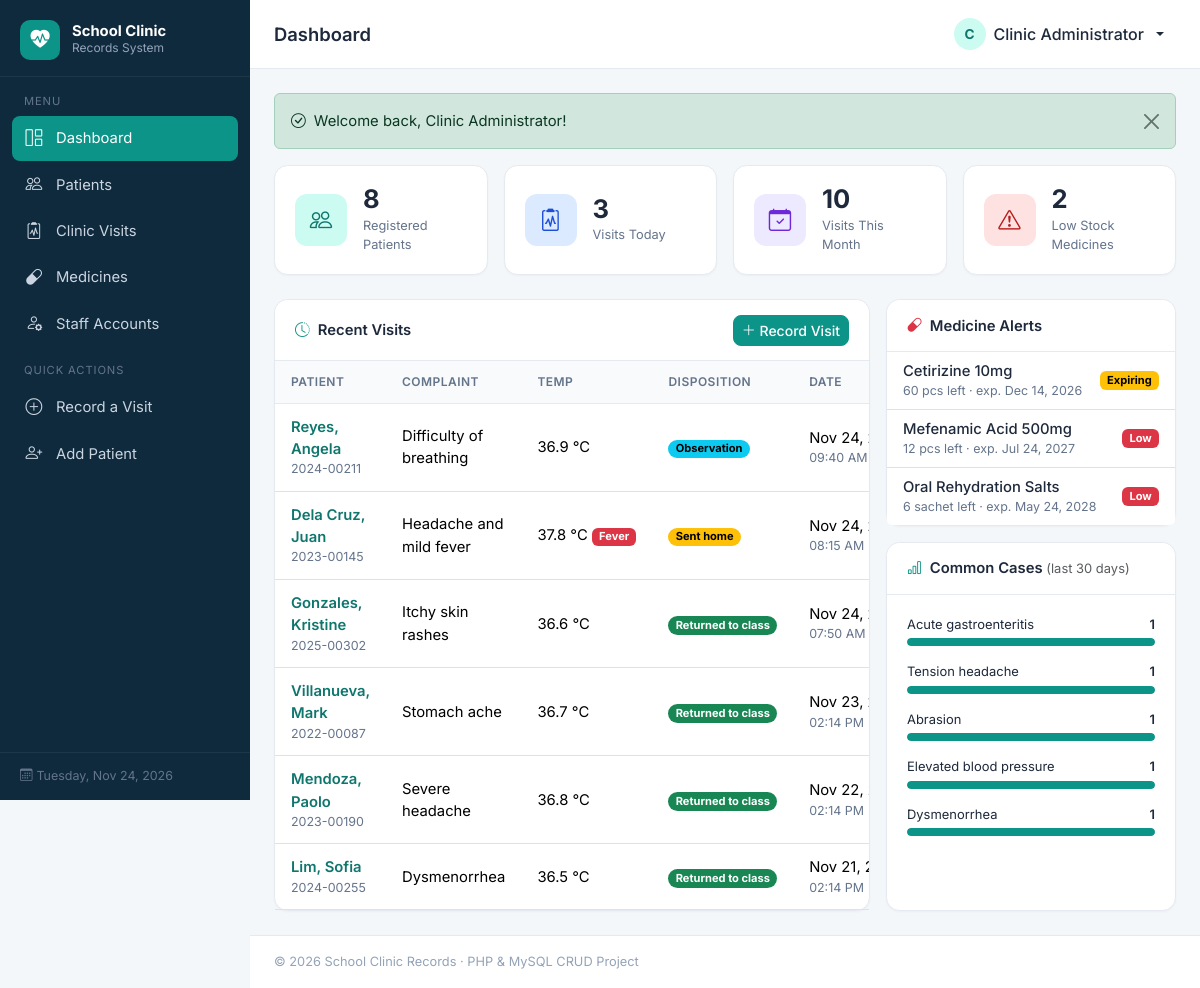
/dashboard.php (signed in), run on the app's committed database.
### tables this page shows
CREATE TABLE visits (
    id             INT UNSIGNED AUTO_INCREMENT PRIMARY KEY,
    patient_id     INT UNSIGNED NOT NULL,
    visit_date     DATETIME NOT NULL,
    complaint      VARCHAR(255) NOT NULL,
    temperature    DECIMAL(4,1) NULL COMMENT 'Celsius',
    blood_pressure VARCHAR(10)  NULL COMMENT 'e.g. 120/80',
    pulse_rate     SMALLINT UNSIGNED NULL COMMENT 'beats per minute',
    diagnosis      VARCHAR(255) NULL,
    treatment      TEXT NULL,
    disposition    ENUM('Returned to class','Observation','Sent home','Referred to hospital')
                   NOT NULL DEFAULT 'Returned to class',
    attended_by    INT UNSIGNED NULL,
    notes          TEXT NULL,
    created_at     TIMESTAMP NOT NULL DEFAULT CURRENT_TIMESTAMP,
    INDEX idx_visit_date (visit_date),
    CONSTRAINT fk_visit_patient FOREIGN KEY (patient_id)
        REFERENCES patients(id) ON DELETE CASCADE ON UPDATE CASCADE,
    CONSTRAINT fk_visit_user FOREIGN KEY (attended_by)
        REFERENCES users(id) ON DELETE SET NULL ON UPDATE CASCADE
);

CREATE TABLE patients (
    id                 INT UNSIGNED AUTO_INCREMENT PRIMARY KEY,
    id_number          VARCHAR(30)  NOT NULL UNIQUE COMMENT 'Student / employee ID',
    first_name         VARCHAR(60)  NOT NULL,
    last_name          VARCHAR(60)  NOT NULL,
    patient_type       ENUM('Student','Faculty','Staff') NOT NULL DEFAULT 'Student',
    course_grade       VARCHAR(60)  NULL COMMENT 'Course/year or department',
    section            VARCHAR(30)  NULL,
    sex                ENUM('Male','Female') NOT NULL,
    birthdate          DATE         NULL,
    contact_no         VARCHAR(20)  NULL,
    guardian_name      VARCHAR(100) NULL,
    guardian_contact   VARCHAR(20)  NULL,
    blood_type         ENUM('A+','A-','B+','B-','AB+','AB-','O+','O-','Unknown') NOT NULL DEFAULT 'Unknown',
    allergies          TEXT NULL,
    medical_conditions TEXT NULL,
    created_at         TIMESTAMP NOT NULL DEFAULT CURRENT_TIMESTAMP,
    updated_at         TIMESTAMP NOT NULL DEFAULT CURRENT_TIMESTAMP ON UPDATE CURRENT_TIMESTAMP,
    INDEX idx_patient_name (last_name, first_name)
);

CREATE TABLE medicines (
    id            INT UNSIGNED AUTO_INCREMENT PRIMARY KEY,
    name          VARCHAR(100) NOT NULL,
    dosage_form   VARCHAR(50)  NOT NULL COMMENT 'Tablet, Capsule, Syrup ...',
    unit          VARCHAR(20)  NOT NULL DEFAULT 'pcs',
    stock_qty     INT UNSIGNED NOT NULL DEFAULT 0,
    reorder_level INT UNSIGNED NOT NULL DEFAULT 10,
    expiry_date   DATE NULL,
    created_at    TIMESTAMP NOT NULL DEFAULT CURRENT_TIMESTAMP
);

### dashboard.php (the view, shortened to what this page needs)
<?php
$pageTitle = 'Dashboard';
$activeNav = 'dashboard';
require_once __DIR__ . '/includes/header.php';
function scalar(mysqli $conn, string $sql): int
{
    return (int) $conn->query($sql)->fetch_row()[0];
}
$totalPatients = scalar($conn, 'SELECT COUNT(*) FROM patients');
$visitsToday   = scalar($conn, 'SELECT COUNT(*) FROM visits WHERE DATE(visit_date) = CURDATE()');
$visitsMonth   = scalar($conn, "SELECT COUNT(*) FROM visits WHERE visit_date >= DATE_FORMAT(CURDATE(), '%Y-%m-01')");
$lowStockCount = scalar($conn, 'SELECT COUNT(*) FROM medicines WHERE stock_qty <= reorder_level');
$recentVisits = $conn->query(
    "SELECT v.id, v.visit_date, v.complaint, v.temperature, v.disposition,
            p.id AS patient_id, p.first_name, p.last_name, p.id_number
       FROM visits v
       JOIN patients p ON p.id = v.patient_id
   ORDER BY v.visit_date DESC
      LIMIT 6"
)->fetch_all(MYSQLI_ASSOC);
$medAlerts = $conn->query(
    "SELECT id, name, stock_qty, reorder_level, unit, expiry_date,
            (stock_qty <= reorder_level) AS is_low,
            (expiry_date IS NOT NULL AND expiry_date <= DATE_ADD(CURDATE(), INTERVAL 30 DAY)) AS is_expiring
       FROM medicines
      WHERE stock_qty <= reorder_level
         OR (expiry_date IS NOT NULL AND expiry_date <= DATE_ADD(CURDATE(), INTERVAL 30 DAY))
   ORDER BY expiry_date ASC"
)->fetch_all(MYSQLI_ASSOC);
$topComplaints = $conn->query(
    "SELECT COALESCE(NULLIF(diagnosis, ''), complaint) AS label, COUNT(*) AS total
       FROM visits
      WHERE visit_date >= DATE_SUB(CURDATE(), INTERVAL 30 DAY)
   GROUP BY label
   ORDER BY total DESC
      LIMIT 5"
)->fetch_all(MYSQLI_ASSOC);
$maxComplaint = $topComplaints ? max(array_column($topComplaints, 'total')) : 1;
$stats = [
    ['Registered Patients', $totalPatients, 'people',            'bg-soft-teal',   'patients/index.php'],
    ['Visits Today',        $visitsToday,   'clipboard2-pulse',  'bg-soft-blue',   'visits/index.php?from=' . date('Y-m-d') . '&to=' . date('Y-m-d')],
    ['Visits This Month',   $visitsMonth,   'calendar-check',    'bg-soft-purple', 'visits/index.php?from=' . date('Y-m-01')],
    ['Low Stock Medicines', $lowStockCount, 'exclamation-triangle', $lowStockCount ? 'bg-soft-red' : 'bg-soft-amber', 'medicines/index.php?filter=low'],
];
?>
<div class="row g-3 mb-4">
    <?php foreach ($stats as [$label, $value, $icon, $color, $link]): ?>
        <div class="col-6 col-xl-3">
            <a href="<?= url($link) ?>" class="text-decoration-none text-reset">
                <div class="card h-100">
                    <div class="card-body stat-card">
                        <div class="stat-icon <?= $color ?>"><i class="bi bi-<?= $icon ?>"></i></div>
                        <div>
                            <div class="stat-value"><?= $value ?></div>
                            <div class="stat-label"><?= e($label) ?></div>
                        </div>
                    </div>
                </div>
            </a>
        </div>
    <?php endforeach; ?>
</div>
<div class="row g-3">
    <div class="col-lg-8">
        <div class="card h-100">
            <div class="card-header d-flex align-items-center">
                <span><i class="bi bi-clock-history me-2 text-primary"></i>Recent Visits</span>
                <a href="<?= url('visits/create.php') ?>" class="btn btn-sm btn-primary ms-auto">
                    <i class="bi bi-plus-lg"></i> Record Visit
                </a>
            </div>
            <div class="table-responsive">
                <table class="table table-hover">
                    <thead>
                    <tr><th>Patient</th><th>Complaint</th><th>Temp</th><th>Disposition</th><th>Date</th></tr>
                    </thead>
                    <tbody>
                    <?php foreach ($recentVisits as $v): ?>
                        <tr>
                            <td>
                                <a href="<?= url('visits/view.php?id=' . $v['id']) ?>" class="fw-semibold text-decoration-none">
                                    <?= e($v['last_name'] . ', ' . $v['first_name']) ?>
                                </a>
                                <div class="cell-sub"><?= e($v['id_number']) ?></div>
                            </td>
                            <td><?= e($v['complaint']) ?></td>
                            <td class="text-nowrap"><?= temp_display($v['temperature']) ?></td>
                            <td><?= disposition_badge($v['disposition']) ?></td>
                            <td class="text-nowrap">
                                <?= fmt_date($v['visit_date']) ?>
                                <div class="cell-sub"><?= fmt_date($v['visit_date'], 'h:i A') ?></div>
                            </td>
                        </tr>
                    <?php endforeach; ?>
                    </tbody>
                </table>
            </div>
        </div>
    </div>
    <div class="col-lg-4 d-flex flex-column gap-3">
        <div class="card">
            <div class="card-header"><i class="bi bi-capsule me-2 text-danger"></i>Medicine Alerts</div>
            <ul class="list-group list-group-flush">
                <?php foreach ($medAlerts as $m): ?>
                    <li class="list-group-item d-flex align-items-center gap-2">
                        <div class="flex-grow-1">
                            <a href="<?= url('medicines/edit.php?id=' . $m['id']) ?>" class="fw-medium text-decoration-none text-reset">
                                <?= e($m['name']) ?>
                            </a>
                            <div class="cell-sub">
                                <?= (int) $m['stock_qty'] ?> <?= e($m['unit']) ?> left
                                &middot; exp. <?= fmt_date($m['expiry_date']) ?>
                            </div>
                        </div>
                        <?php if ($m['is_low']): ?><span class="badge text-bg-danger">Low</span><?php endif; ?>
                        <?php if ($m['is_expiring']): ?>
                            <span class="badge text-bg-warning">
                                <?= strtotime($m['expiry_date']) < strtotime('today') ? 'Expired' : 'Expiring' ?>
                            </span>
                        <?php endif; ?>
                    </li>
                <?php endforeach; ?>
            </ul>
        </div>
        <div class="card flex-grow-1">
            <div class="card-header"><i class="bi bi-bar-chart me-2 text-primary"></i>Common Cases <span class="text-muted fw-normal small">(last 30 days)</span></div>
            <div class="card-body">
                <?php foreach ($topComplaints as $c): ?>
                    <div class="mb-3">
                        <div class="d-flex justify-content-between small mb-1">
                            <span><?= e($c['label']) ?></span>
                            <span class="fw-semibold"><?= (int) $c['total'] ?></span>
                        </div>
                        <div class="bar-track">
                            <div class="bar-fill" style="width: <?= round($c['total'] / $maxComplaint * 100) ?>%"></div>
                        </div>
                    </div>
                <?php endforeach; ?>
            </div>
        </div>
    </div>
</div>
<?php require_once __DIR__ . '/includes/footer.php'; ?>

### includes/header.php (shortened to what this page needs)
<?php
require_once __DIR__ . '/functions.php';
$pageTitle = $pageTitle ?? 'Dashboard';
$activeNav = $activeNav ?? '';
$user      = current_user();
?>
<!DOCTYPE html>
<html lang="en">
<head>
    <link href="https://cdn.jsdelivr.net/npm/bootstrap@5.3.3/dist/css/bootstrap.min.css" rel="stylesheet">
    <link href="https://cdn.jsdelivr.net/npm/bootstrap-icons@1.11.3/font/bootstrap-icons.min.css" rel="stylesheet">
    <link href="<?= url('assets/css/style.css') ?>" rel="stylesheet">
</head>
<body>
<div class="app-wrapper">
    <?php require __DIR__ . '/sidebar.php'; ?>
    <div class="app-main">
        <header class="app-topbar d-print-none">
            <h1 class="app-topbar-title"><?= e($pageTitle) ?></h1>
            <div class="dropdown ms-auto">
                <button class="btn btn-user dropdown-toggle" data-bs-toggle="dropdown">
                    <span class="avatar"><?= e(strtoupper(substr($user['full_name'], 0, 1))) ?></span>
                    <span class="d-none d-sm-inline"><?= e($user['full_name']) ?></span>
                </button>
            </div>
        </header>
        <main class="app-content">
            <?php render_flash(); ?>

### includes/sidebar.php (shortened to what this page needs)
<?php
$navItems = [
    ['dashboard', 'Dashboard',     'grid-1x2',          'dashboard.php',        false],
    ['patients',  'Patients',      'people',            'patients/index.php',   false],
    ['visits',    'Clinic Visits', 'clipboard2-pulse',  'visits/index.php',     false],
    ['medicines', 'Medicines',     'capsule',           'medicines/index.php',  false],
    ['users',     'Staff Accounts','person-gear',       'users/index.php',      true],
];
?>
<aside class="offcanvas-lg offcanvas-start app-sidebar d-print-none" tabindex="-1" id="sidebar">
    <div class="sidebar-brand">
        <span class="brand-icon"><i class="bi bi-heart-pulse-fill"></i></span>
        <div>
            <div class="brand-name">School Clinic</div>
            <div class="brand-sub">Records System</div>
        </div>
    </div>
    <nav class="sidebar-nav">
        <div class="nav-label">Menu</div>
        <?php foreach ($navItems as [$key, $label, $icon, $path, $adminOnly]): ?>
            <a href="<?= url($path) ?>" class="sidebar-link <?= $activeNav === $key ? 'active' : '' ?>">
                <i class="bi bi-<?= $icon ?>"></i><span><?= e($label) ?></span>
            </a>
        <?php endforeach; ?>
        <div class="nav-label mt-3">Quick actions</div>
        <a href="<?= url('visits/create.php') ?>" class="sidebar-link">
            <i class="bi bi-plus-circle"></i><span>Record a Visit</span>
        </a>
        <a href="<?= url('patients/create.php') ?>" class="sidebar-link">
            <i class="bi bi-person-plus"></i><span>Add Patient</span>
        </a>
    </nav>
    <div class="sidebar-footer">
        <i class="bi bi-calendar3 me-1"></i><?= date('l, M d, Y') ?>
    </div>
</aside>

### includes/functions.php (shortened to what this page needs)
<?php
function e($value): string
{
    return htmlspecialchars((string) ($value ?? ''), ENT_QUOTES, 'UTF-8');
}
function url(string $path = ''): string
{
    return BASE_URL . '/' . ltrim($path, '/');
}
function render_flash(): void
{
    $icons = ['success' => 'check-circle', 'danger' => 'exclamation-octagon',
              'warning' => 'exclamation-triangle', 'info' => 'info-circle'];
    foreach ($_SESSION['flash'] as $f) {
        $icon = $icons[$f['type']] ?? 'info-circle';
        echo '<div class="alert alert-' . e($f['type']) . ' alert-dismissible fade show d-flex align-items-center gap-2" role="alert">'
           . '<i class="bi bi-' . $icon . '"></i><div>' . e($f['message']) . '</div>'
           . '<button type="button" class="btn-close" data-bs-dismiss="alert"></button></div>';
    }
}
function current_user(): ?array
{
    return $_SESSION['user'] ?? null;
}
function fmt_date(?string $date, string $format = 'M d, Y'): string
{
    return $date ? date($format, strtotime($date)) : '—';
}
function disposition_badge(string $disposition): string
{
    $map = [
        'Returned to class'    => 'success',
        'Observation'          => 'info',
        'Sent home'            => 'warning',
        'Referred to hospital' => 'danger',
    ];
    $color = $map[$disposition] ?? 'secondary';
    return '<span class="badge rounded-pill text-bg-' . $color . '">' . e($disposition) . '</span>';
}
function temp_display($temp): string
{
    $html = e(number_format((float) $temp, 1)) . ' &deg;C';
    if ((float) $temp >= 37.5) {
        $html .= ' <span class="badge text-bg-danger">Fever</span>';
    }
    return $html;
}

### includes/footer.php (shortened to what this page needs)
        </main>
        <footer class="app-footer d-print-none">
            &copy; <?= date('Y') ?> <?= e(APP_NAME) ?> &middot; PHP &amp; MySQL CRUD Project
        </footer>
    </div>
</div>
</body>
</html>

### data on the page
visits: patient.first_name "Reyes, Angela", patient.id_number "2024-00211", complaint "Difficulty of breathing", temperature "36.9 °C", disposition "Observation", visit_date "Nov 24,…", visit_date "09:40 AM"
visits: patient.first_name "Dela Cruz, Juan", patient.id_number "2023-00145", complaint "Headache and mild fever", temperature "37.8 °C", shows "Fever", disposition "Sent home", visit_date "Nov 24,…", visit_date "08:15 AM"
visits: patient.first_name "Gonzales, Kristine", patient.id_number "2025-00302", complaint "Itchy skin rashes", temperature "36.6 °C", disposition "Returned to class", visit_date "Nov 24,…", visit_date "07:50 AM"
visits: patient.first_name "Villanueva, Mark", patient.id_number "2022-00087", complaint "Stomach ache", temperature "36.7 °C", disposition "Returned to class", visit_date "Nov 23,…", visit_date "02:14 PM"
visits: patient.first_name "Mendoza, Paolo", patient.id_number "2023-00190", complaint "Severe headache", temperature "36.8 °C", disposition "Returned to class", visit_date "Nov 22,…", visit_date "02:14 PM"
visits: patient.first_name "Lim, Sofia", patient.id_number "2024-00255", complaint "Dysmenorrhea", temperature "36.5 °C", disposition "Returned to class", visit_date "Nov 21,…", visit_date "02:14 PM"
medicines: name "Cetirizine 10mg", stock_qty "60", unit "pcs", expiry_date "Dec 14, 2026", shows "Expiring"
medicines: name "Mefenamic Acid 500mg", stock_qty "12", unit "pcs", expiry_date "Jul 24, 2027", shows "Low"
medicines: name "Oral Rehydration Salts", stock_qty "6", unit "sachet", expiry_date "May 24, 2028", shows "Low"

### other printed values
$label "Dashboard"
$label "Patients"
$label "Clinic Visits"
$label "Medicines"
$label "Staff Accounts"
$pageTitle "Dashboard"
substr($user['full_name'], 0, 1) "C"
$user['full_name'] "Clinic Administrator"
$f['message'] "Welcome back, Clinic Administrator!"
$value "8"
$label "Registered Patients"
$value "3"
$label "Visits Today"
$value "10"
$label "Visits This Month"
